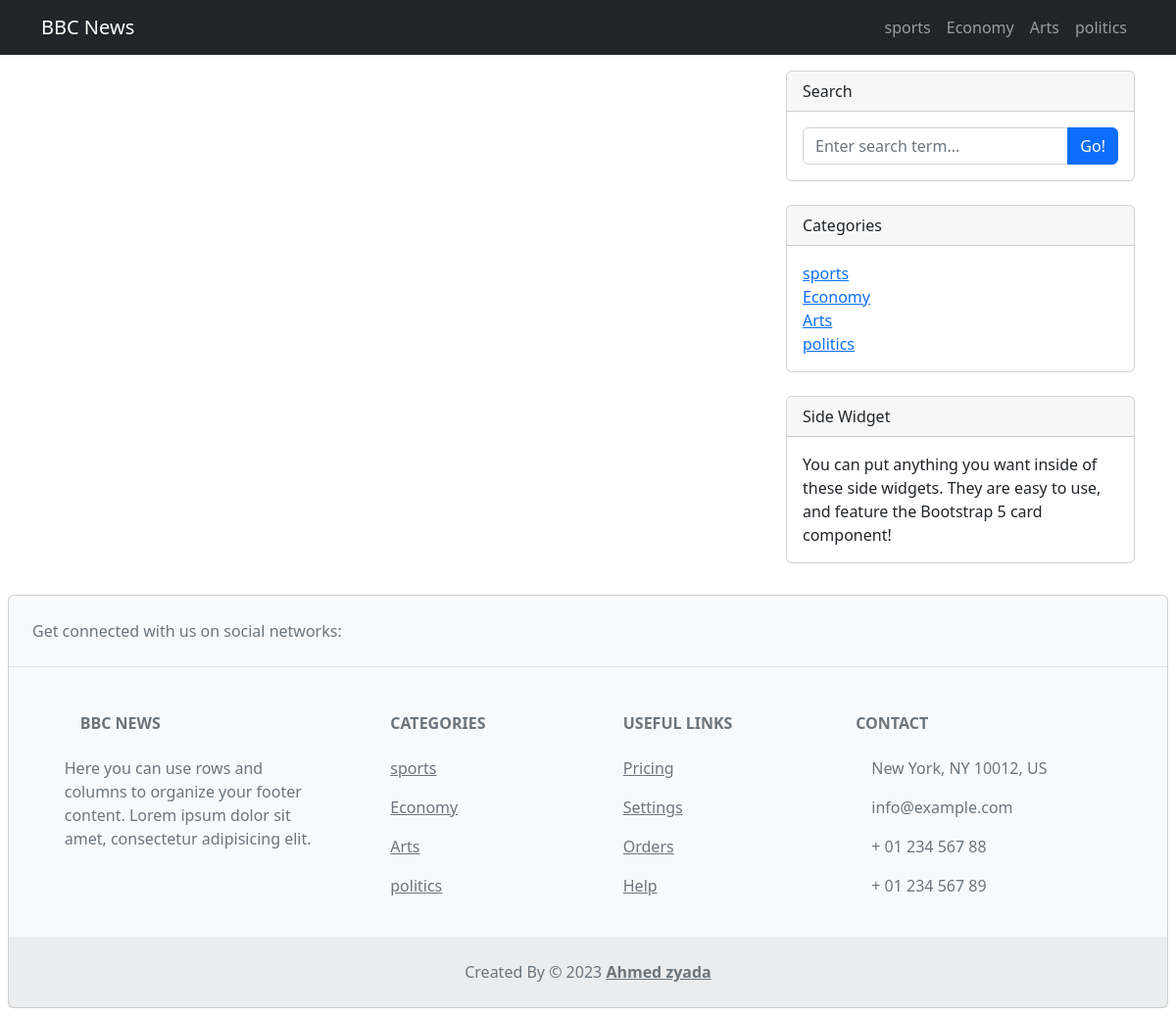
The app's page /cats.php with its own data.
### tables this page shows
CREATE TABLE `categories` (
  `cat_id` int(11) NOT NULL,
  `cat_name` varchar(100) NOT NULL
);

### inc/navheader.php (the view, shortened to what this page needs)
<?php
    require_once('data.php');
?>
<!DOCTYPE html>
<html lang="en">
    <head>
        <link href="css/styles.css" rel="stylesheet" />
    </head>
    <body>
        <nav class="navbar navbar-expand-lg navbar-dark bg-dark  ">
            <div class="container">
                <a class="navbar-brand" href="index.php"> BBC News </a>
                <div class="collapse navbar-collapse" id="navbarSupportedContent">
                    <ul class="navbar-nav ms-auto mb-2 mb-lg-0">
                    <?php
                        $categoriesSql = " SELECT * FROM `categories` ";
                        $categories =  mysqli_query($con, $categoriesSql);
                        while ($row =  mysqli_fetch_assoc($categories)) {
                            $cat_id = $row['cat_id'];
                            $cat_name = $row['cat_name'];
                        ?>
                        <li class="nav-item"><a class="nav-link" href="cats.php?cid=<?=$cat_id?>"><?=$cat_name?></a></li>
                        <?php
                        }
                        ?>
                    </ul>
                </div>
            </div>
        </nav>

### inc/side.php
<div class="col-lg-4">
    <div class="card mb-4">
        <div class="card-header">Search</div>
        <div class="card-body">
            <form action="search_posts.php" method="post">
            <div class="input-group">
                <input class="form-control" name="keywords" type="text" placeholder="Enter search term..." aria-label="Enter search term..." aria-describedby="button-search" />
                <button class="btn btn-primary" id="button-search" type="submit">Go!</button>
            </div>
        </form>
        </div>
    </div>
    <div class="card mb-4">
        <div class="card-header">Categories</div>
        <div class="card-body">
            <div class="row">
                <div class="col-sm-6">
                    <ul class="list-unstyled mb-0">
                        <?php
                        $categoriesSql = " SELECT * FROM `categories` ";
                        $categories =  mysqli_query($con, $categoriesSql);
                        while ($row =  mysqli_fetch_assoc($categories)) {
                            $cat_id = $row['cat_id'];
                            $cat_name = $row['cat_name'];
                        ?>
                            <li><a href="cats.php?cid=<?=$cat_id?>"><?=$cat_name?></a></li>
                        <?php
                        }
                        ?>
                    </ul>
                </div>
            </div>
        </div>
    </div>
    <div class="card mb-4">
        <div class="card-header">Side Widget</div>
        <div class="card-body">You can put anything you want inside of these side widgets. They are easy to use, and feature the Bootstrap 5 card component!</div>
    </div>
</div>

### inc/footer.php (shortened to what this page needs)
<footer class="card m-2 text-center text-lg-start bg-light text-muted">
  <section class="d-flex justify-content-center justify-content-lg-between p-4 border-bottom">
    <div class="me-5 d-none d-lg-block">
      <span>Get connected with us on social networks:</span>
    </div>
    <div>
    </div>
  </section>
  <section class="">
    <div class="container text-center text-md-start mt-5">
      <div class="row mt-3">
        <div class="col-md-3 col-lg-4 col-xl-3 mx-auto mb-4">
          <h6 class="text-uppercase fw-bold mb-4">
            <i class="fas fa-gem me-3"></i>BBC News
          </h6>
          <p>
            Here you can use rows and columns to organize your footer content. Lorem ipsum
            dolor sit amet, consectetur adipisicing elit.
          </p>
        </div>
        <div class="col-md-2 col-lg-2 col-xl-2 mx-auto mb-4">
          <h6 class="text-uppercase fw-bold mb-4">
          Categories
          </h6>
          <?php
                        $categoriesSql = " SELECT * FROM `categories` ";
                        $categories =  mysqli_query($con, $categoriesSql);
                        while ($row =  mysqli_fetch_assoc($categories)) {
                            $cat_id = $row['cat_id'];
                            $cat_name = $row['cat_name'];
                        ?>
                                <p>
                                <a href="cats.php?cid=<?=$cat_id?>" class="text-reset"><?=$cat_name?></a>
                               </p>
                        <?php
                        }
                        ?>
        </div>
        <div class="col-md-3 col-lg-2 col-xl-2 mx-auto mb-4">
          <h6 class="text-uppercase fw-bold mb-4">
            Useful links
          </h6>
          <p>
            <a href="#!" class="text-reset">Pricing</a>
          </p>
          <p>
            <a href="#!" class="text-reset">Settings</a>
          </p>
          <p>
            <a href="#!" class="text-reset">Orders</a>
          </p>
          <p>
            <a href="#!" class="text-reset">Help</a>
          </p>
        </div>
        <div class="col-md-4 col-lg-3 col-xl-3 mx-auto mb-md-0 mb-4">
          <h6 class="text-uppercase fw-bold mb-4">Contact</h6>
          <p><i class="fas fa-home me-3"></i> New York, NY 10012, US</p>
          <p>
            info@example.com
          </p>
          <p><i class="fas fa-phone me-3"></i> + 01 234 567 88</p>
          <p><i class="fas fa-print me-3"></i> + 01 234 567 89</p>
        </div>
      </div>
    </div>
  </section>
  <div class="text-center p-4" style="background-color: rgba(0, 0, 0, 0.05);">
  Created By &copy;  2023
    <a class="text-reset fw-bold" href="#"> Ahmed zyada</a>
  </div>
</footer>
    </body>
</html>

### records on screen
categories: cat_name "sports"
categories: cat_name "Economy"
categories: cat_name "Arts"
categories: cat_name "politics"
